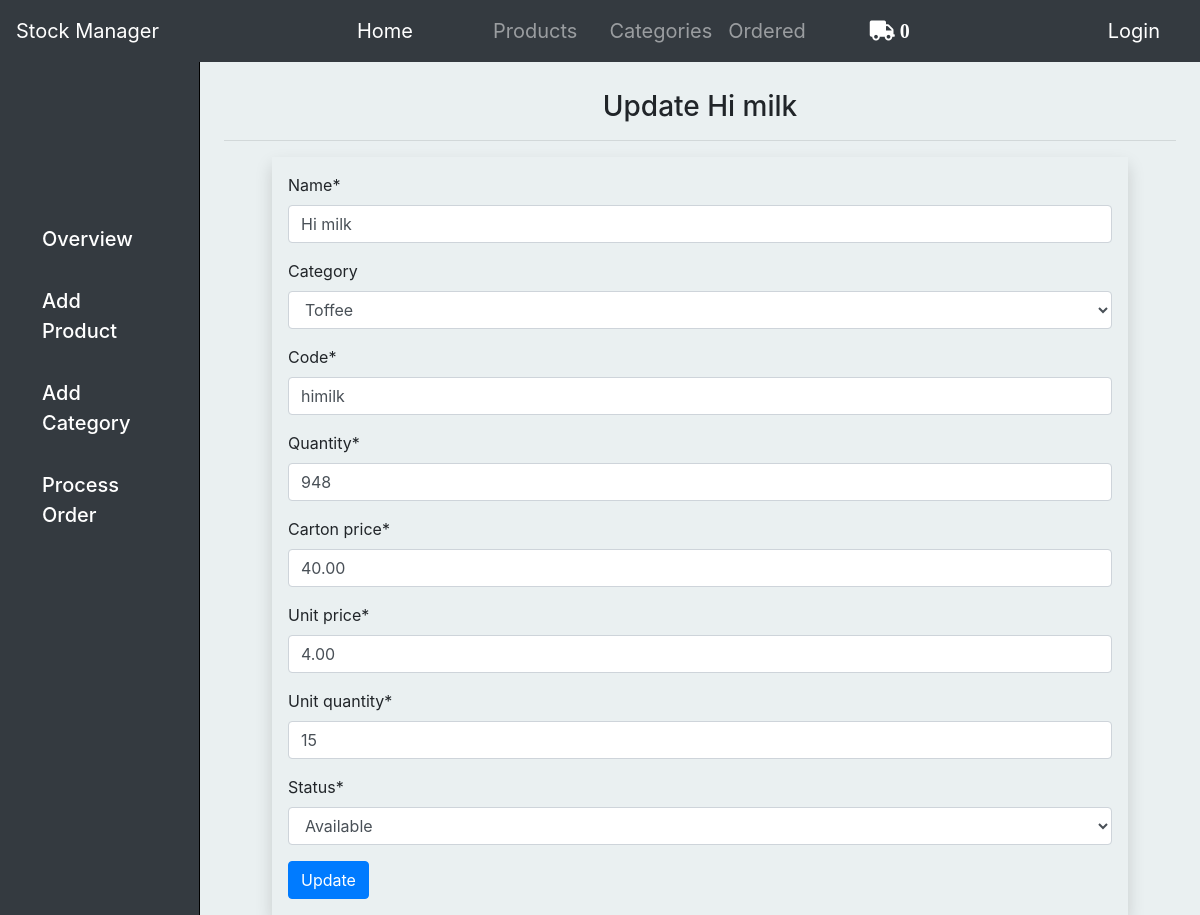
/products/edit/3/, run on an earlier commit of the app's database.
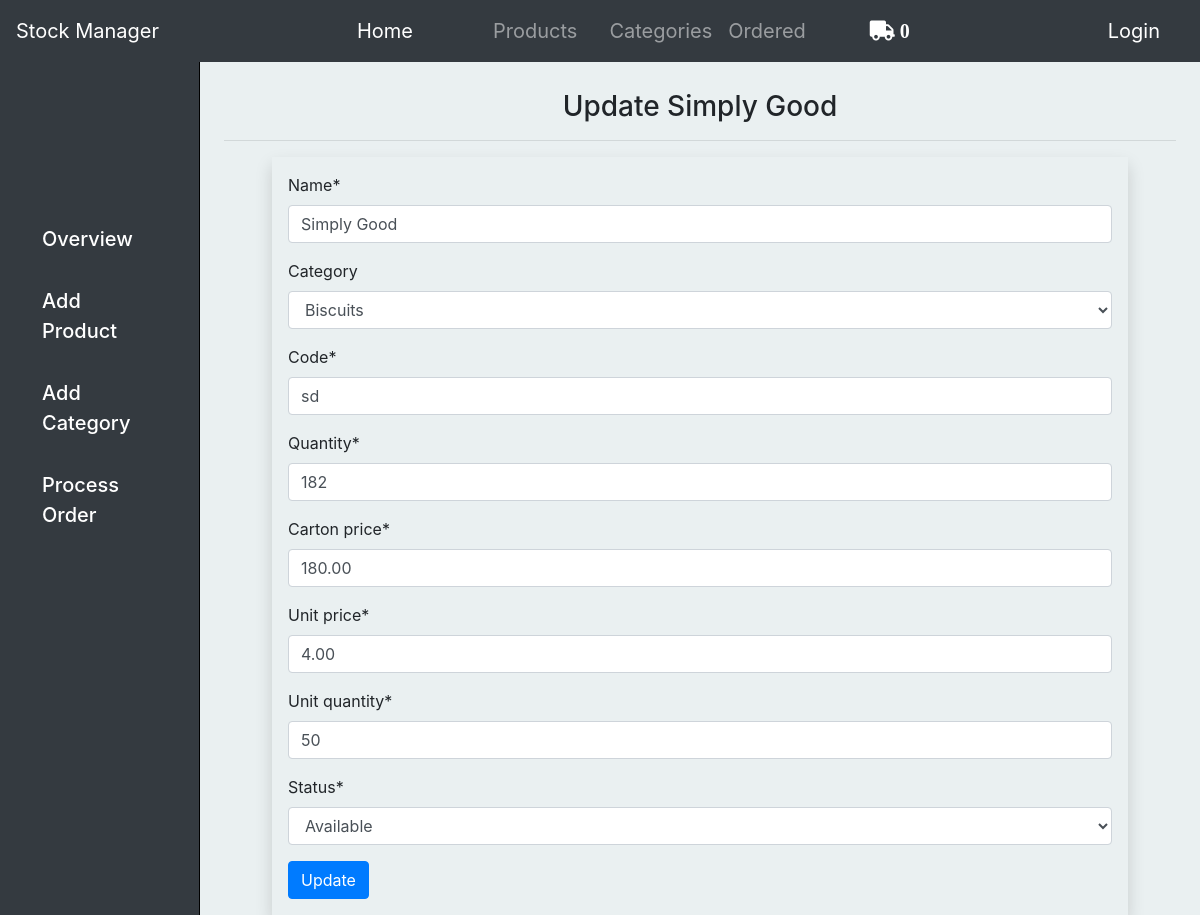
And on a later commit of the database.
### base/models.py (models this page shows, shortened)
class Product(models.Model):
    name = models.CharField(max_length=100)
    category = models.ForeignKey(Category, on_delete=models.CASCADE, null=True, blank=True, related_name='products')
    code = models.CharField(max_length=100)
    quantity = models.IntegerField(default=1)
    carton_price = models.DecimalField(decimal_places=2, default=0.00, max_digits=9)
    unit_price = models.DecimalField(decimal_places=2, default=0.00, max_digits=9)
    unit_quantity = models.IntegerField(default=1)
    status = models.CharField(max_length=100, choices=CHOICES, default="Available")
    owner = models.ForeignKey(User, on_delete=models.CASCADE)

class Category(models.Model):
    name = models.CharField(max_length=100)
    code = models.CharField(max_length=100)
    owner = models.ForeignKey(User, on_delete=models.CASCADE)
    def __str__(self):
        return self.name

### base/views.py (the view)
# urls.py: path('products/edit/<int:id>/', views.edit_product, name="editproduct"),
def edit_product(request, id):
    prod = get_object_or_404(Product, id=id)
    if request.method == 'POST':
        form = ProductAddForm(request.POST, instance=prod)
        if form.is_valid():
            form.save()
            messages.success(request, "Product Updated!")
            return redirect('product')
    else:
        form = ProductAddForm(instance=prod)
    context = {
        'prod':prod,
        'form':form
    }
    return render(request, 'base/product_edit.html', context)

### base/forms.py
class ProductAddForm(forms.ModelForm):
    class Meta:
        model = Product
        exclude = ['owner']

### base/templatetags/cart_template_tags.py (called while the page is built)
@register.filter
def cart_item_count(user):
    if user.is_authenticated:
        qs = Order.objects.filter(user=user, ordered=False)
        if qs.exists():
            return qs[0].items.count()
    return 0

### base/templates/base/product_edit.html (shortened to what this page needs)
{% extends 'base/layout.html' %}
{% load crispy_forms_tags %}
{% block main %}
		<h3 class="h3_head">Update {{prod.name}}</small></h3>
        <hr>
    <form class="mr-5 ml-5 shadow p-3" method="POST" action="">
    	{{form|crispy}}
    	<button type="submit" class="btn btn-primary"> Update</button>
    </form>
{% endblock main %}

What changed in the data, as far as the page shows it:
changed Product "Available": name "Hi milk" → "Simply Good"; category "Toffee" → "Biscuits"; code "himilk" → "sd"; quantity "948" → "182"; carton_price "40.00" → "180.00"; unit_quantity "15" → "50"
